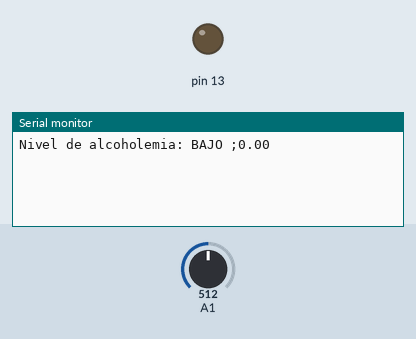
This sketch was run on a simulated Arduino Uno, built with avr-gcc and run on an emulated ATmega328P. Parts: output pins drawn as LEDs (lit = HIGH), the last lines printed to the serial monitor. Inputs (shaded band) come from the test bench; at power-on: A1 = 512.

Above: at 1.2 s.
1.3 s: A1 set to 499
At 4.7 s:
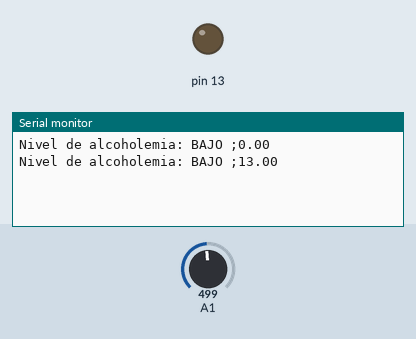
5.5 s: A1 set to 479
At 9.0 s:
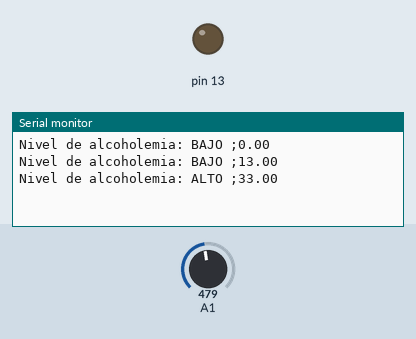

The sketch:

sketch_apr14a.ino
```cpp
int valor_limite =400;
float valor_alcohol;
 float valor_alcohol_inicial;
 float valor_alcohol_calibrado;


void setup() {
  // put your setup code here, to run once:

   Serial.begin(9600);
   pinMode(13,OUTPUT);
   valor_alcohol_inicial=analogRead(A1);
}

void loop() {
  // put your main code here, to run repeatedly:
  valor_alcohol=analogRead(A1);
    valor_alcohol_calibrado =-valor_alcohol_inicial+valor_alcohol;


   if(valor_alcohol_calibrado<0){
          valor_alcohol_calibrado=valor_alcohol_calibrado*-1;


    }
if(valor_alcohol_calibrado<20.f){

            Serial.print("Nivel de alcoholemia: BAJO ;");


          }else{
            if(valor_alcohol_calibrado<100.f){

             Serial.print("Nivel de alcoholemia: ALTO ;");
            }else{

              Serial.print("Nivel de alcoholemia: EXTREMO ;");


            }
          }


     Serial.println(valor_alcohol_calibrado);
  float porcentaje = (valor_alcohol_calibrado*1000);


delay(4000);

}
```

Measured:
- the behaviour switches between 493 and 492 on A1 (found by bisection; images 1 and 2)
- after the input at 1.3 s, the serial monitor: prints a new line after 2.7 s (image 1)
- after the input at 5.5 s, the serial monitor: prints a new line after 2.5 s (image 2)
